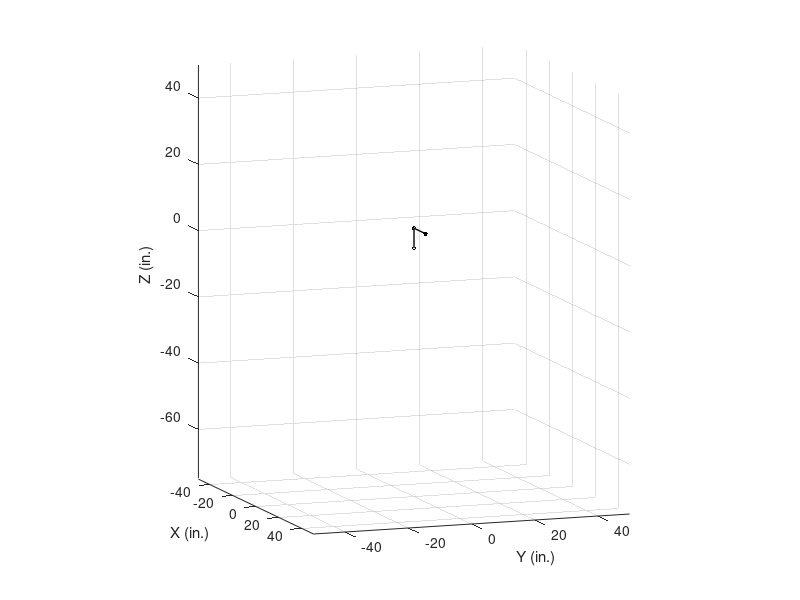

The MATLAB source for this figure: (Note: this script raises an error after producing the figure.)
%? Project Name:     gesture controled & voice designated robotic hand using myograph sensors
%? Author List:		 Abhinav Lakhani
%? file name:		 animate_hand.m
%? Functions:		 animate_hand
%? Global Variables: totalTimeSteps, GraphingTimeDelay, q01, q02, q03, q04,
%?                   q05, q06, q07, q11, q12, q13, q14, q15, q16, q17, 
%?                   scale_f, hrobot, i, t, pos, R
%% Helper script to visualize forward kinematics of a the robot
%% _fk function 
close all
pause on;  %* Set this to on if want to watch the animation
GraphingTimeDelay = 0.1; %* The length of time that Matlab should pause between positions when graphing, if at all, in seconds.
totalTimeSteps = 100; %* Number of steps in the animation
%% Generate the starting and final joint angles, and gripper distance
%% Set values manually, or randomise as shown below
q01 = 0;
q02 = 0;
q03 = 0;
q04 = 0;
q05 = 0;
q06 = 0;
q07 = 0;

q11 = 0;
q12 = 0;
q13 = 0;
q14 = 0;    
q15 = 0;
q16 = 0;
q17 = 0;
%% Use below code if want to randomise
% q01 = rand(1) * 2 * pi;
% q02 = rand(1) * 2 * pi;
% q03 = rand(1) * 2 * pi;
% q04 = rand(1) * 2 * pi;
% q05 = rand(1) * 2 * pi;
% q06 = rand(1) * 2 * pi;
% q07 = rand(1) * 2 * pi;
% g0 = rand(1) * 2;
% 
% q11 = rand(1) * 2 * pi;
% q12 = rand(1) * 2 * pi;
% q13 = rand(1) * 2 * pi;
% q14 = rand(1) * 2 * pi;
% q15 = rand(1) * 2 * pi;
% q17 = rand(1) * 2 * pi;
% q16 = rand(1) * 2 * pi;
% g1 = 0;

%% Setup plot
figure
scale_f = 100;
axis vis3d
axis(scale_f*[-1/2 1/2 -1/2 1/2 -3/4 1/2])
grid on
view(70,10)
xlabel('X (in.)')
ylabel('Y (in.)')
zlabel('Z (in.)')
%% Plot robot initially
hold on
hrobot = plot3([0 0 10], [0 0 0], [0 6 6],'k.-','linewidth',1,'markersize',10);
%% Animate the vector
pause(GraphingTimeDelay);
for i = 1:totalTimeSteps
    t = i/totalTimeSteps;
    [pos, R] = RPR_fk(q01*(1-t) + q11*(t), q02*(1-t) + q12*(t),...
        q03*(1-t) + q13*(t),q04*(1-t) + q14*(t),q05*(1-t) + q15*(t),...
        q06*(1-t) + q16*(t), q07*(1-t) + q17*(t));
%test - 1    
%     pos =[0         0         0;
%          0         0    3.0000;
%     0.0000   -0.0000    8.7500;
%     7.3750   -0.0000    8.7500;
%     7.3750   -0.0000    8.7500;
%    10.3750   -0.0000    8.7500;
%    10.3750   -0.0000    7.7500;
%    10.3750   -0.0000    9.7500;
%    11.5000   -0.0000    7.7500;
%    11.5000   -0.0000    9.7500];
%test - 2
%    pos = lynx_fk(pi,pi/2,pi/2,-pi/2,-pi/6,2);
    
    set(hrobot,'xdata',[pos(1, 1) pos(2, 1) pos(3, 1) pos(4, 1) pos(5, 1) pos(6, 1) pos(7, 1) pos(8, 1) pos(9, 1) pos(10, 1) pos(11, 1) pos(12, 1) pos(13, 1)]',...
        'ydata',[pos(1, 2) pos(2, 2) pos(3, 2) pos(4, 2) pos(5, 2) pos(6, 2) pos(7, 2) pos(8, 2) pos(9, 2) pos(10, 2) pos(11, 2) pos(12, 2) pos(13, 2)]',...
        'zdata',[pos(1, 3) pos(2, 3) pos(3, 3) pos(4, 3) pos(5, 3) pos(6, 3) pos(7, 3) pos(8, 3) pos(9, 3) pos(10, 3) pos(11, 3) pos(12, 3) pos(13, 3)]');
    
    pause(GraphingTimeDelay);
end